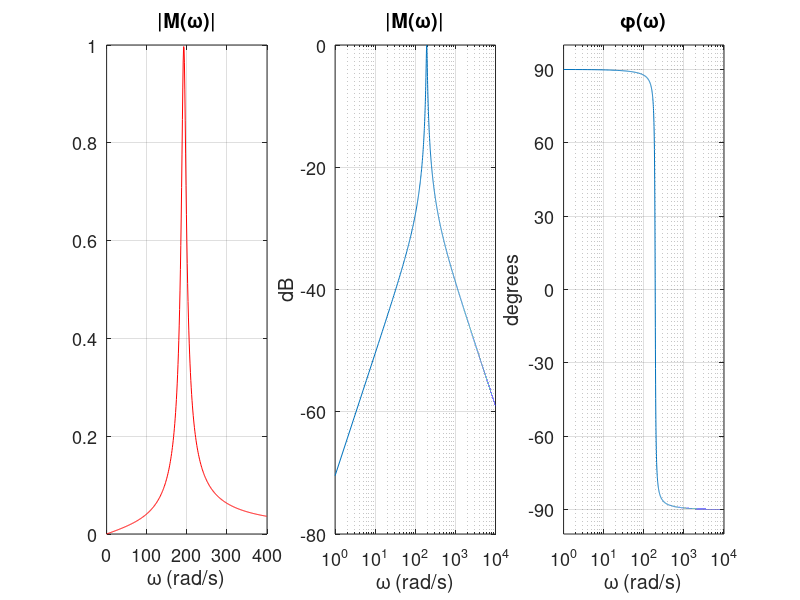

Recreate this plot in MATLAB.
% file: e6_3_BP_spectra.m   % RLC bandpass circuit: plot frequency response
clear; close all; set(0,'defaultAxesFontSize',13);
R=30; L=2.7; C=1e-5;        % component values
w=[0: 1e4];                 % frequency range (rad/s)
w_resonant = 1/sqrt(L*C), f_resonant = w_resonant/(2*pi) % print resonant frequency

Vs = 1;                      % Assume unity source magnitude for freq response plot
XL = j*w*L; XC = 1./(j*w*C); % arrays of reactances, at every freq w
Z = R + XL + XC;             % series circuit, just add impedances to get total
I = Vs./Z; V_R = I*R;        % get output voltage V_R

V_R_max = max(abs(V_R))      % resonant peak voltage magnitude
V_R_c = V_R_max*sqrt(2)/2    % voltage level at corner (half-power) frequencies
epsilon = 0.01;              % small delta, for floating point compare...
w_c = find(abs(abs(V_R) - V_R_c) < epsilon) % find the two corner frequencies, heuristically
BW = w_c(2) - w_c(1)         % print Bandwidth

figure('position',[100 100 1100 250]), 
subplot(1,3,1), plot(w(1:400),abs(V_R(1:400)),'r'), % linear plot, zoom in on low freq
  grid on, title('|M(\omega)|'),xlabel('\omega (rad/s)'),yticks(0:0.2:1),xticks(0:100:400),
subplot(1,3,2), semilogx(w,20*log10(abs(V_R))),     % dB magnitude plot
  grid on, title('|M(\omega)|'),ylabel('dB'), xlabel('\omega (rad/s)')  
subplot(1,3,3), semilogx(w,rad2deg(angle(V_R))),    % phase plot, log freq scale
  title('\phi(\omega)'),ylabel('degrees'),yticks(-90:30:90),xlabel('\omega (rad/s)'),
  grid on
  
